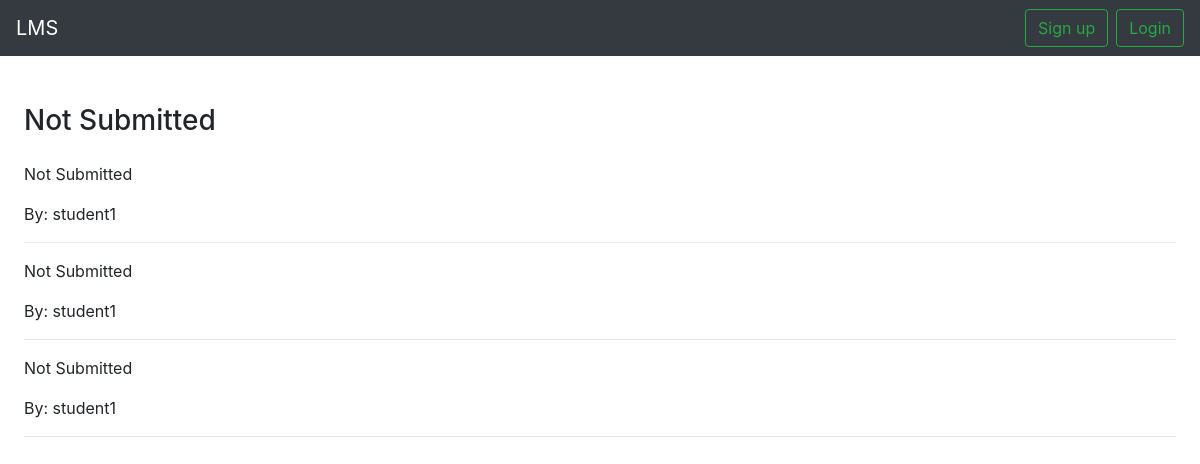
Before: /not_submitted/1/ with the older database file.
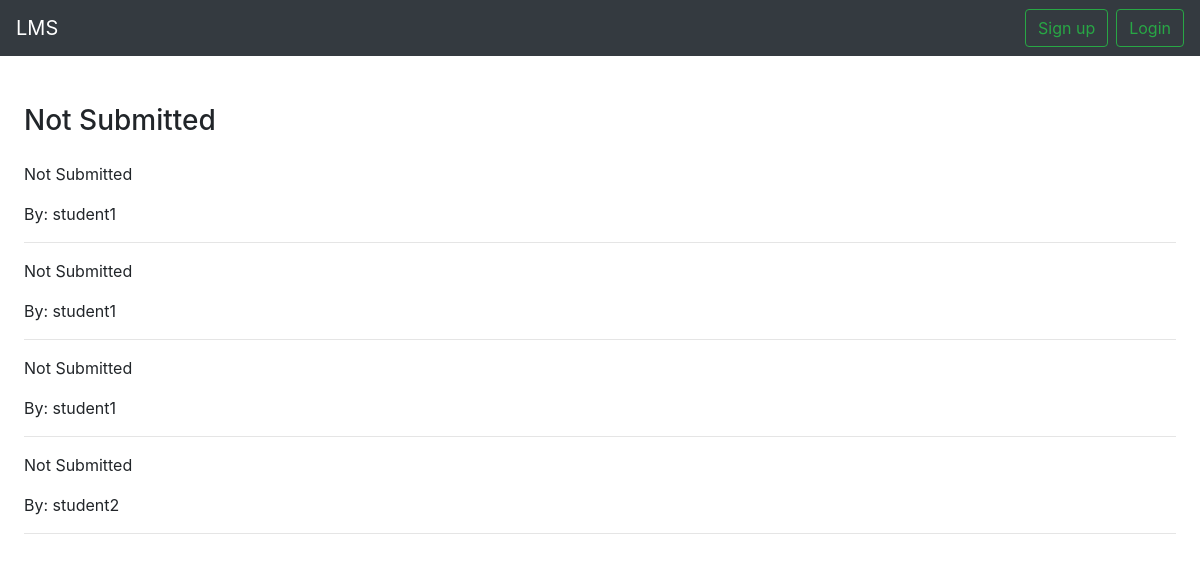
After: the same page with the newer database file.
### courses/models.py (models this page shows, shortened)
class myAssignment(models.Model):
    user = models.ForeignKey(User, on_delete=models.CASCADE)
    assignment = models.ForeignKey(Assignment, on_delete=models.CASCADE, related_name='my_assignments')
    upload = models.FileField(upload_to='documents', validators=[FileExtensionValidator(allowed_extensions=["pdf"])], null=True, blank=True)
    uploaded_at = models.DateTimeField(auto_now=True)
    done = models.BooleanField(default=False)

### courses/views.py (the view)
# urls.py: path('not_submitted/<assignmentid>/', views.not_submitted, name='not-submitted'),
def not_submitted(request, assignmentid):
    assignment = Assignment.objects.get(id=assignmentid)
    submissions = myAssignment.objects.filter(assignment=assignment, upload='')
    return render(request, 'not_submitted.html', {'submissions': submissions})

### templates/not_submitted.html
{% extends 'base.html' %}
{% block content %}
  <div class="m-4">
    {% if submissions %}
        <h3 class="mt-5 mb-4">Not Submitted</h3>
        {% for submission in submissions %}
            <div>
                <p>Not Submitted</p>
                <p>By: {{submission.user.username}}</p>
            </div>
            <hr />
        {% endfor %}
    {% else %}
            <h3>Everybody have submitted.</h3>
    {% endif %}
  </div>
{% endblock content %}

Changed rows visible on the page:
added myAssignment: user.username "student2"
